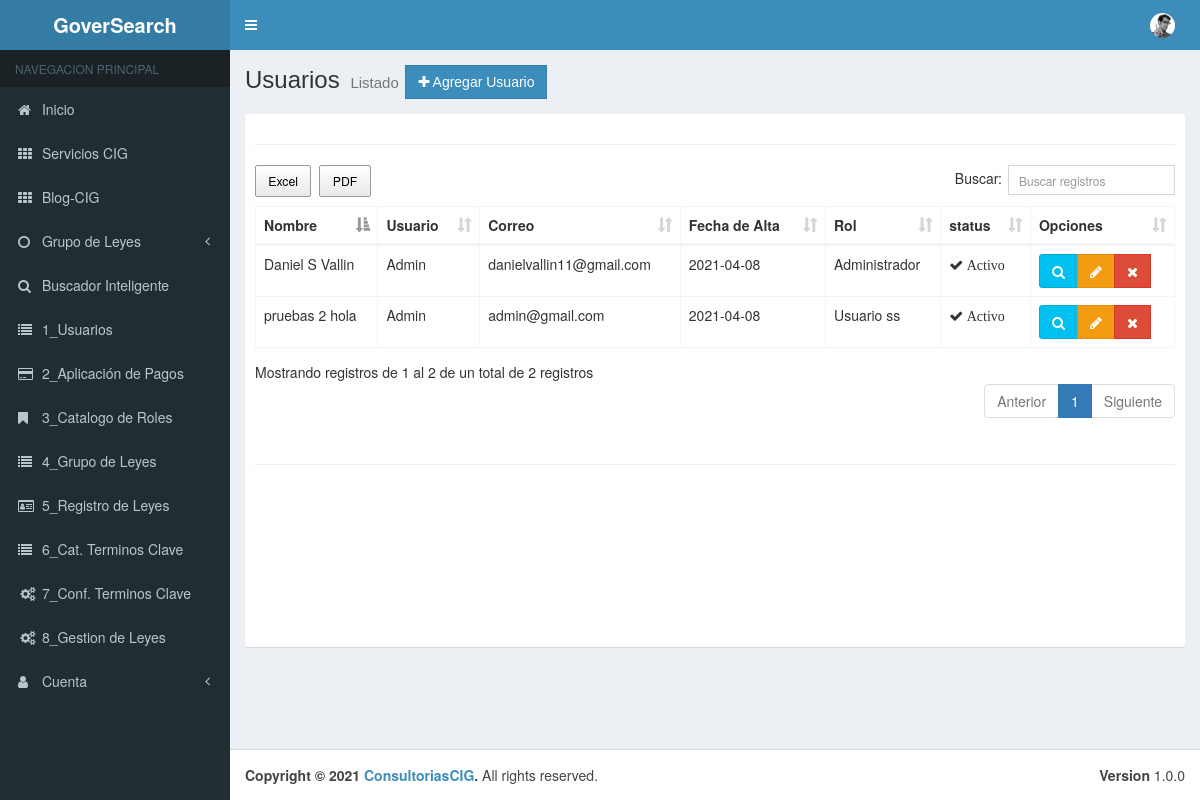
Before: /Menu/cUsuarios with the older database file.
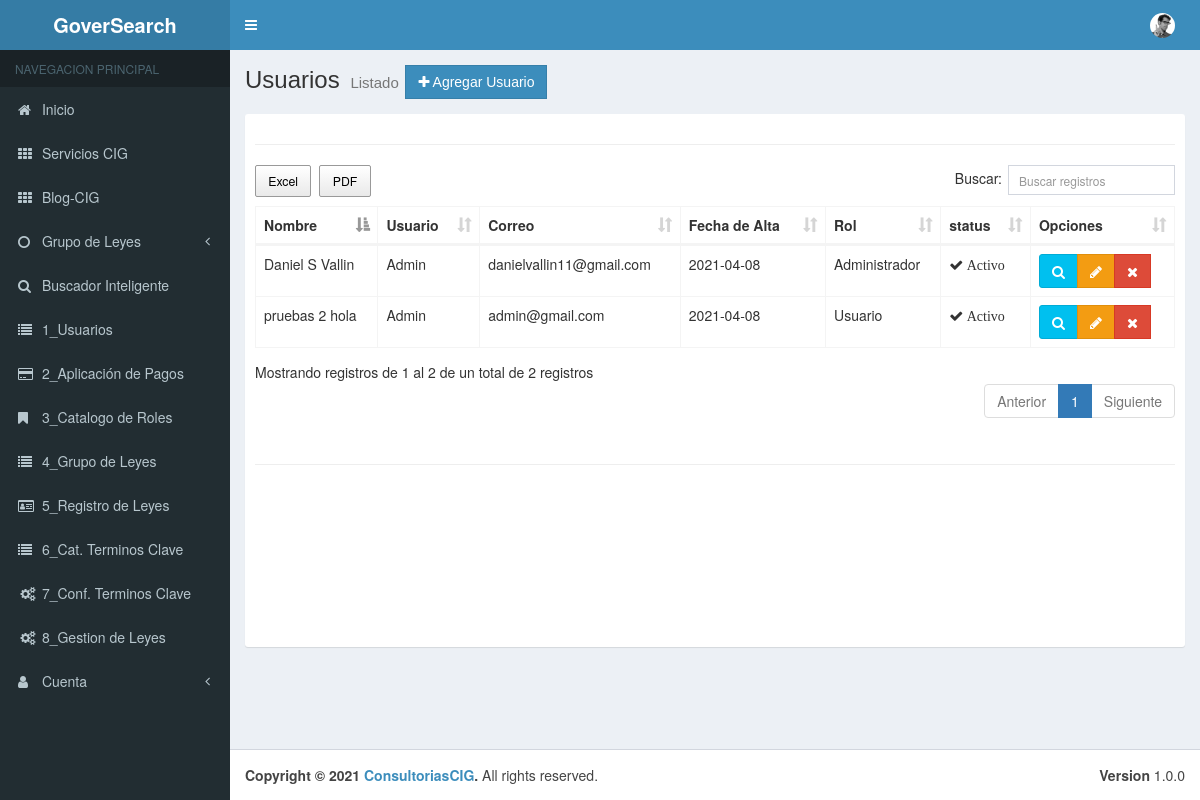
After: the same page with the newer database file.
### tables this page shows
CREATE TABLE `tbl_usuarios` (
  `pk_Usuario` int(11) NOT NULL,
  `Nombre` varchar(50) NOT NULL,
  `Apellidos` varchar(50) NOT NULL,
  `Telefono` varchar(10) NOT NULL,
  `Correo` varchar(50) NOT NULL,
  `Usuario` varchar(50) NOT NULL,
  `Contrasena` varchar(50) NOT NULL,
  `Fecha_Alta` date NOT NULL,
  `User_Rol_pk` int(11) NOT NULL,
  `Estado` bit(1) NOT NULL
);

CREATE TABLE `tbl_roles` (
  `pk_Rol` int(11) NOT NULL,
  `Nombre_Rol` varchar(50) NOT NULL,
  `Descripcion` varchar(50) DEFAULT NULL,
  `Estado` bit(1) NOT NULL
);

### application/controllers/Menu/cUsuarios.php (called while the page is built, shortened)
<?php
class cUsuarios extends CI_Controller {
	public function __construct(){
		$this->load->model("Grupo_Leyes_Model");
		$this->load->model("User_Model");
		$this->load->model("Roles_Model");
	}
	public function index()
	{
		$aside = array(
			'cGrupos' => $this->Grupo_Leyes_Model->getGrupo_Model()
		);
		$data = array(
			 'usuarios' =>$this->User_Model->getUsuarios()
		);
			$this->load->view("layouts/header");
			$this->load->view("layouts/aside", $aside);
			$this->load->view("admin/Menu/vUsuarios/list",$data);
			$this->load->view("layouts/footer");
	}
}

### index.php (called while the page is built, shortened)
<?php
require_once BASEPATH.'core/CodeIgniter.php';

### application/models/User_Model.php (called while the page is built, shortened)
<?php
class User_Model extends CI_Model {
    public function getUsuarios(){
        $this->db->select("u.* ,r.Nombre_Rol as rol");
        $this->db->from("tbl_usuarios u");
        $this->db->join("tbl_roles r","u.User_Rol_pk = r.pk_Rol");
        $resultados = $this->db->get();
        return $resultados->result();
    }
}

### application/views/admin/Menu/vUsuarios/list.php (the view, shortened to what this page needs)
<div class="content-wrapper">
    <section class="content-header">
        <h1>
        Usuarios
        <small>Listado</small>
        <a href="<?php echo base_url();?>Menu/cUsuarios/add" class="btn btn-primary btn-flat"><span class="fa fa-plus"></span> Agregar Usuario</a>
        </h1>
    </section>
    <section class="content">
        <div class="box box-solid">
            <div class="box-body">
                <hr>
                <div class="row">
                    <div class="col-md-12">
                        <table id="example" class="table table-bordered table-hover">
                            <thead>
                            <tr>
                                <th>Nombre</th>
                                <th>Usuario</th>
                                <th>Correo</th>
                                <th>Fecha de Alta</th>
                                <th>Rol</th>
                                <th>status</th>
                                <th>Opciones</th>
                                </tr>
                            </thead>
                            <tbody>
                            <?php if(!empty($usuarios)):?>
                            <?php foreach($usuarios as $usuario):?>
                                <tr>
                                    <td><?php echo $usuario->Nombre; echo " "; echo $usuario->Apellidos;?></td>
                                    <td><?php echo $usuario->Usuario;?></td>
                                    <td><?php echo $usuario->Correo;?></td>
                                    <td><?php echo $usuario->Fecha_Alta;?></td>
                                    <td><?php echo $usuario->rol;?></td>
                                    <td>
                                        <?php if($usuario->Estado == 0): ?>
                                            <span class="fa fa-times"> Inactivo</span>
                                        <?php else:?>
                                            <span class="fa fa-check"> Activo</span>
                                        <?php endif;?>
                                    </td>
                                    <td>
                                        <div class="btn-group">
                                            <button type="button" class="btn btn-info btn-view-usuarios" data-toggle="modal" data-target="#modal-default" value="<?php echo $usuario->pk_Usuario ;?>">
                                                <span class="fa fa-search"></span>
                                            </button>
                                            <a href="<?php echo base_url()?>Menu/cUsuarios/edit/<?php echo $usuario->pk_Usuario;?>" class="btn btn-warning"><span class="fa fa-pencil"></span></a>
                                            <a href="<?php echo base_url();?>Menu/cUsuarios/delete/<?php echo $usuario->pk_Usuario;?>" class="btn btn-danger btn-flat"><span class="fa fa-remove"></span></a>
                                        </div>
                                    </td>
                                </tr>
                            <?php endforeach;?>
                            <?php endif;?>
                            </tbody>
                        </table>
                        <br>
                            <hr>
                </div>
            </div>
        </div>
    </section>
</div>

Changed rows visible on the page:
changed through a linked row, tbl_usuarios "pruebas 2": User_Rol_pk.Nombre_Rol "Usuario ss" → "Usuario"
